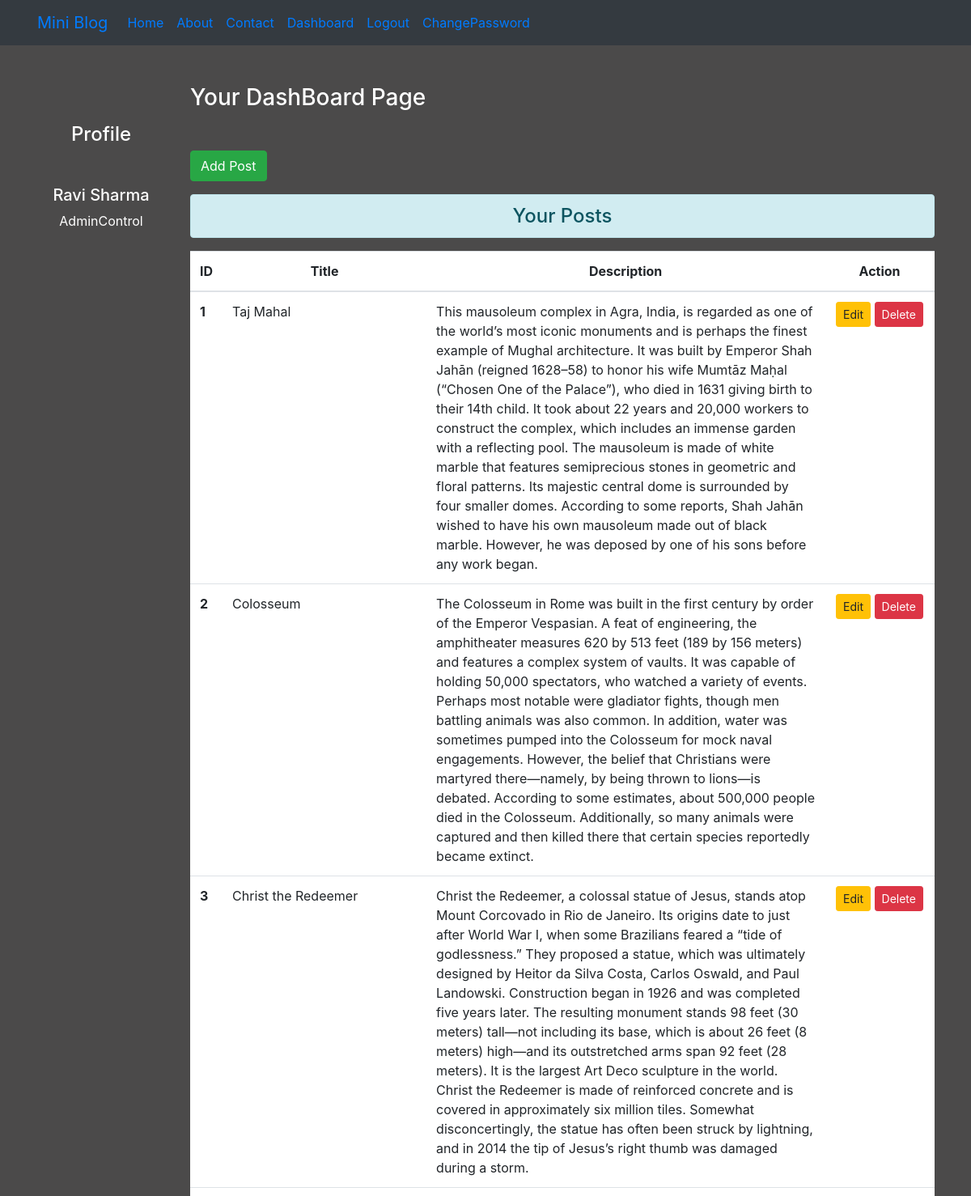
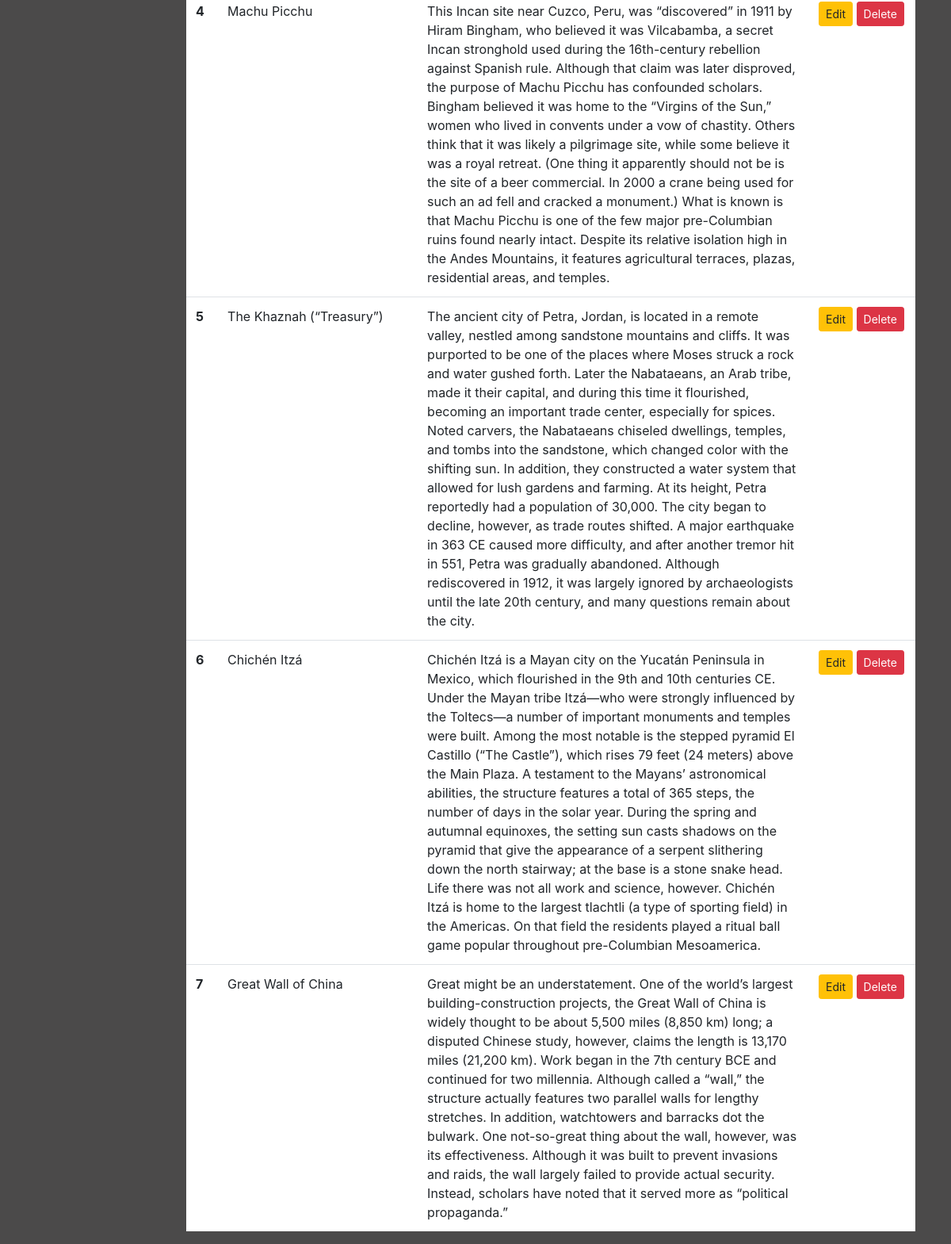
The page /dashboard/ (signed in) on the database its author committed (2 pictures, top to bottom).
### blog/models.py (models this page shows)
class Post(models.Model):
    title=models.CharField(max_length=150)
    desc=models.TextField()

### blog/views.py (the view)
# urls.py: path('dashboard/',views.dashboard,name='dashboard'),
def dashboard(request):
    if request.user.is_authenticated:
        posts=Post.objects.all()
        us=request.user
        full_name=us.get_full_name()
        gps=us.groups.all()
        return render(request,'blog/dashboard.html',{'posts':posts,'fname':full_name,'groups':gps})
    else:
        return HttpResponseRedirect('/login/')

### blog/templates/blog/dashboard.html (shortened to what this page needs)
{% extends 'blog/base.html' %}
{% block side %}
<div class="col-sm-2 text-white my-5 text-center">
    <h4 class="my-5">Profile</h4>
    <h5>{{fname}}</h5>
    {% for group in groups %}
    <p>{{group.name}}</p>
    {% endfor %}
</div>
{% endblock side %}
{% block content %}
<div class="col-sm-10">
    <h3 class="text-white my-5">Your DashBoard Page</h3>
    <a href="{% url 'addpost' %}" class="btn btn-success">Add Post</a>
    <h4 class="text-center alert alert-info mt-3">Your Posts</h4>
    {% if posts %}
    <table class="table table-hover bg-white">
        <thead>
            <tr class="text-center">
                <th scope="col" style="width:2%">ID</th>
                <th scope="col" style="width:28%">Title</th>
                <th scope="col" style="width:55%">Description</th>
                <th scope="col" style="width:15%">Action</th>
            </tr>
        </thead>
        <tbody>
            {% for post in posts %}
            <tr>
                <th scope="row">{{post.id}}</th>
                <td>{{post.title}}</td>
                <td>{{post.desc}}</td>
                <td class="text-center">
                    <a href="{% url 'updatepost' post.id %}" class="btn btn-warning btn-sm">Edit</a>
                    {% if perms.blog.delete_post %}
                    <form action="{% url 'deletepost' post.id %}" method="post"class="d-inline">
                        <input type="submit" value="Delete" class="btn btn-danger btn-sm">
                    </form>
                    {% endif %}
                </td>
            </tr>
            {% endfor %}
        </tbody>
    </table>
    {% else %}
    <h4 class="text-center alert alert-warning">No Records</h4>
    {% endif %}
</div>
{% endblock content %}

### blog/templates/blog/base.html (shortened to what this page needs)
<!DOCTYPE html>
{% load static %}
<html lang="en">
<head>
    <link rel="stylesheet" href="{% static 'blog/css/bootstrap.css' %}">
    <link rel="stylesheet" href="{% static 'blog/css/style.css' %}">
</head>
<body>
    <div class="container-fluid bg-dark">
        {% include 'blog/navbar.html' %}
    </div>
    <div class="container">
        <div class="row">
            {% block side %}
            {% endblock side %}
            {% block content %}
            {% endblock content %}
        </div>
    </div>
</body>
</html>

### blog/templates/blog/navbar.html (shortened to what this page needs)
<nav class="navbar navbar-expand-lg bg-dark">
    <div class="container-fluid">
      <a class="navbar-brand" href="{% url 'home' %}">Mini Blog</a>
      <div class="collapse navbar-collapse" id="navbarNav">
        <ul class="navbar-nav">
          <li class="nav-item">
            <a class="nav-link active" aria-current="page" href="{% url 'home' %}">Home</a>
          </li>
          <li class="nav-item">
            <a class="nav-link" href="{% url 'about' %}">About</a>
          </li>
          <li class="nav-item">
            <a class="nav-link" href="{% url 'contact' %}">Contact</a>
          </li>
          {% if request.user.is_authenticated %}
          <li class="nav-item">
            <a class="nav-link" href="{% url 'dashboard' %}">Dashboard</a>
          </li>
          <li class="nav-item">
            <a class="nav-link" href="{% url 'logout' %}">Logout</a>
          </li>
          <li class="nav-item">
            <a class="nav-link" href="{% url 'chgpwd' %}">ChangePassword</a>
          </li>
          {% endif %}
        </ul>
      </div>
    </div>
  </nav>

### blog/static/blog/css/style.css (style rules this page uses)
body { background-color: rgb(75,74,74); color: antiquewhite; }

### rows shown on the page
Post: id "1", title "Taj Mahal", desc "This mausoleum complex in Agra, India, is regarded as one of the world’s most iconic monuments and is perhaps the finest example of Mughal architecture. It was built by Emperor Shah Jahān (reigned 1628–58) to honor his wife Mumtāz Maḥal (“Chosen One of the Palace”), who died in 1631 giving birth to their 14th child. It took about 22 years and 20,000 workers to construct the complex, which includes an immense garden with a reflecting pool. The mausoleum is made of white marble that features semiprecious stones in geometric and floral patterns. Its majestic central dome is surrounded by four smaller domes. According to some reports, Shah Jahān wished to have his own mausoleum made out of…"
Post: id "2", title "Colosseum", desc "The Colosseum in Rome was built in the first century by order of the Emperor Vespasian. A feat of engineering, the amphitheater measures 620 by 513 feet (189 by 156 meters) and features a complex system of vaults. It was capable of holding 50,000 spectators, who watched a variety of events. Perhaps most notable were gladiator fights, though men battling animals was also common. In addition, water was sometimes pumped into the Colosseum for mock naval engagements. However, the belief that Christians were martyred there—namely, by being thrown to lions—is debated. According to some estimates, about 500,000 people died in the Colosseum. Additionally, so many animals were captured and then…"
Post: id "3", title "Christ the Redeemer", desc "Christ the Redeemer, a colossal statue of Jesus, stands atop Mount Corcovado in Rio de Janeiro. Its origins date to just after World War I, when some Brazilians feared a “tide of godlessness.” They proposed a statue, which was ultimately designed by Heitor da Silva Costa, Carlos Oswald, and Paul Landowski. Construction began in 1926 and was completed five years later. The resulting monument stands 98 feet (30 meters) tall—not including its base, which is about 26 feet (8 meters) high—and its outstretched arms span 92 feet (28 meters). It is the largest Art Deco sculpture in the world. Christ the Redeemer is made of reinforced concrete and is covered in approximately six million tiles.…"
Post: id "4", title "Machu Picchu", desc "This Incan site near Cuzco, Peru, was “discovered” in 1911 by Hiram Bingham, who believed it was Vilcabamba, a secret Incan stronghold used during the 16th-century rebellion against Spanish rule. Although that claim was later disproved, the purpose of Machu Picchu has confounded scholars. Bingham believed it was home to the “Virgins of the Sun,” women who lived in convents under a vow of chastity. Others think that it was likely a pilgrimage site, while some believe it was a royal retreat. (One thing it apparently should not be is the site of a beer commercial. In 2000 a crane being used for such an ad fell and cracked a monument.) What is known is that Machu Picchu is one of the few major…"
Post: id "5", title "The Khaznah (“Treasury”)", desc "The ancient city of Petra, Jordan, is located in a remote valley, nestled among sandstone mountains and cliffs. It was purported to be one of the places where Moses struck a rock and water gushed forth. Later the Nabataeans, an Arab tribe, made it their capital, and during this time it flourished, becoming an important trade center, especially for spices. Noted carvers, the Nabataeans chiseled dwellings, temples, and tombs into the sandstone, which changed color with the shifting sun. In addition, they constructed a water system that allowed for lush gardens and farming. At its height, Petra reportedly had a population of 30,000. The city began to decline, however, as trade routes shifted.…"
Post: id "6", title "Chichén Itzá", desc "Chichén Itzá is a Mayan city on the Yucatán Peninsula in Mexico, which flourished in the 9th and 10th centuries CE. Under the Mayan tribe Itzá—who were strongly influenced by the Toltecs—a number of important monuments and temples were built. Among the most notable is the stepped pyramid El Castillo (“The Castle”), which rises 79 feet (24 meters) above the Main Plaza. A testament to the Mayans’ astronomical abilities, the structure features a total of 365 steps, the number of days in the solar year. During the spring and autumnal equinoxes, the setting sun casts shadows on the pyramid that give the appearance of a serpent slithering down the north stairway; at the base is a stone snake…"
Post: id "7", title "Great Wall of China", desc "Great might be an understatement. One of the world’s largest building-construction projects, the Great Wall of China is widely thought to be about 5,500 miles (8,850 km) long; a disputed Chinese study, however, claims the length is 13,170 miles (21,200 km). Work began in the 7th century BCE and continued for two millennia. Although called a “wall,” the structure actually features two parallel walls for lengthy stretches. In addition, watchtowers and barracks dot the bulwark. One not-so-great thing about the wall, however, was its effectiveness. Although it was built to prevent invasions and raids, the wall largely failed to provide actual security. Instead, scholars have noted that it…"

### other values the page prints
{{ fname }} "Ravi Sharma"
{{ group.name }} "AdminControl"
